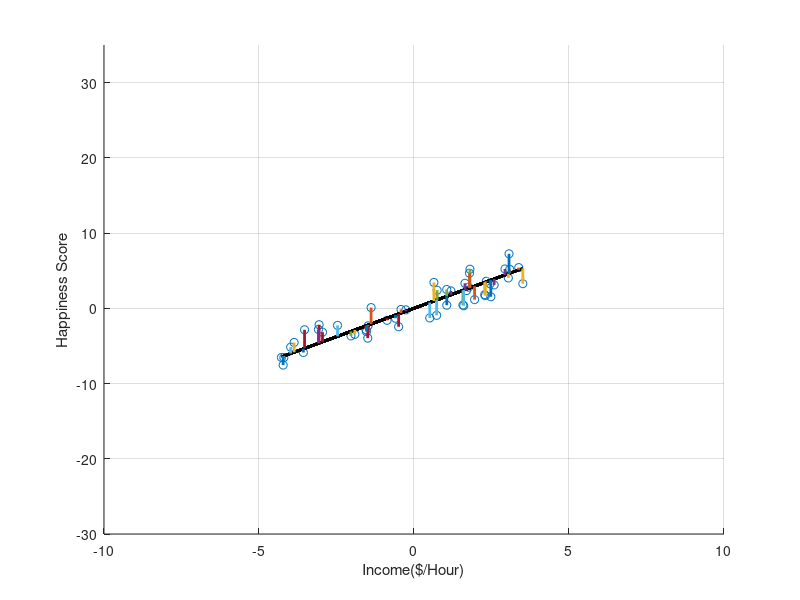

Write the MATLAB code that produced this figure.
%%
% this program shows the error line between exact value and approximate
% value
clear all;
clc;
n=50;
x = 10+8*rand(n,1);
y = 20+1.5*x+5*rand(n,1);
x=x-mean(x);
y=y-mean(y);
scatter(x,y);
hold on;
grid on;
axis([-10 10 -30 35]);
xlabel(' Income($/Hour) ');
ylabel(' Happiness Score ');

  p1 = 1.5099;
  p2 = 2.6142e-15;
line = p1*x + p2 ;
plot(x,line,'k-','linewidth',2);

for i=1:length(x)
plot([x(i) x(i)], [y(i) line(i)],'linewidth',2);

end